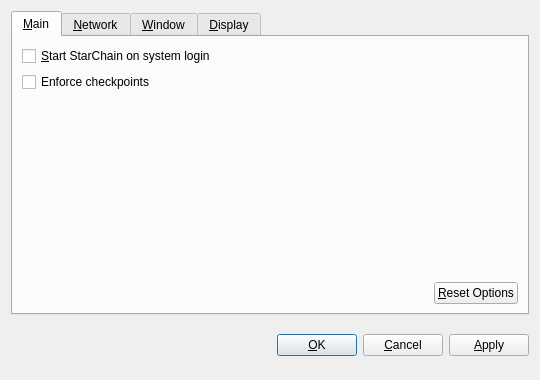
<?xml version="1.0" encoding="UTF-8"?>
<ui version="4.0">
 <class>OptionsDialog</class>
 <widget class="QDialog" name="OptionsDialog">
  <property name="geometry">
   <rect>
    <x>0</x>
    <y>0</y>
    <width>540</width>
    <height>380</height>
   </rect>
  </property>
  <property name="windowTitle">
   <string>Options</string>
  </property>
  <property name="modal">
   <bool>true</bool>
  </property>
  <layout class="QVBoxLayout" name="verticalLayout">
   <item>
    <widget class="QTabWidget" name="tabWidget">
     <property name="tabPosition">
      <enum>QTabWidget::North</enum>
     </property>
     <property name="currentIndex">
      <number>0</number>
     </property>
     <widget class="QWidget" name="tabMain">
      <attribute name="title">
       <string>&amp;Main</string>
      </attribute>
      <layout class="QVBoxLayout" name="verticalLayout_Main">
       <item>
        <widget class="QCheckBox" name="StarChainAtStartup">
         <property name="toolTip">
          <string>Automatically start StarChain after logging in to the system.</string>
         </property>
         <property name="text">
          <string>&amp;Start StarChain on system login</string>
         </property>
        </widget>
       </item>
       <item>
        <widget class="QCheckBox" name="checkpointEnforce">
         <property name="toolTip">
          <string>Check this box to follow the centrally issued checkpoints.</string>
         </property>
         <property name="text">
          <string>Enforce checkpoints</string>
         </property>
        </widget>
       </item>
       <item>
        <spacer name="verticalSpacer_Main">
         <property name="orientation">
          <enum>Qt::Vertical</enum>
         </property>
         <property name="sizeHint" stdset="0">
          <size>
           <width>20</width>
           <height>40</height>
          </size>
         </property>
        </spacer>
       </item>
       <item>
        <layout class="QHBoxLayout" name="horizontalLayout_2_Main">
         <item>
          <spacer name="horizontalSpacer_2_Main">
           <property name="orientation">
            <enum>Qt::Horizontal</enum>
           </property>
           <property name="sizeHint" stdset="0">
            <size>
             <width>40</width>
             <height>20</height>
            </size>
           </property>
          </spacer>
         </item>
         <item>
          <widget class="QPushButton" name="resetButton">
           <property name="toolTip">
            <string>Reset all client options to default.</string>
           </property>
           <property name="text">
            <string>&amp;Reset Options</string>
           </property>
           <property name="autoDefault">
            <bool>false</bool>
           </property>
          </widget>
         </item>
        </layout>
       </item>
      </layout>
     </widget>
     <widget class="QWidget" name="tabNetwork">
      <attribute name="title">
       <string>&amp;Network</string>
      </attribute>
      <layout class="QVBoxLayout" name="verticalLayout_Network">
       <item>
        <widget class="QCheckBox" name="mapPortUpnp">
         <property name="toolTip">
          <string>Automatically open the StarChain client port on the router. This only works when your router supports UPnP and it is enabled.</string>
         </property>
         <property name="text">
          <string>Map port using &amp;UPnP</string>
         </property>
        </widget>
       </item>
       <item>
        <widget class="QCheckBox" name="connectSocks">
         <property name="toolTip">
          <string>Connect to the StarChain network through a SOCKS proxy (e.g. when connecting through Tor).</string>
         </property>
         <property name="text">
          <string>&amp;Connect through SOCKS proxy:</string>
         </property>
        </widget>
       </item>
       <item>
        <layout class="QHBoxLayout" name="horizontalLayout_Network">
         <item>
          <widget class="QLabel" name="proxyIpLabel">
           <property name="text">
            <string>Proxy &amp;IP:</string>
           </property>
           <property name="textFormat">
            <enum>Qt::PlainText</enum>
           </property>
           <property name="buddy">
            <cstring>proxyIp</cstring>
           </property>
          </widget>
         </item>
         <item>
          <widget class="QValidatedLineEdit" name="proxyIp">
           <property name="maximumSize">
            <size>
             <width>140</width>
             <height>16777215</height>
            </size>
           </property>
           <property name="toolTip">
            <string>IP address of the proxy (e.g. 127.0.0.1)</string>
           </property>
          </widget>
         </item>
         <item>
          <widget class="QLabel" name="proxyPortLabel">
           <property name="text">
            <string>&amp;Port:</string>
           </property>
           <property name="textFormat">
            <enum>Qt::PlainText</enum>
           </property>
           <property name="buddy">
            <cstring>proxyPort</cstring>
           </property>
          </widget>
         </item>
         <item>
          <widget class="QLineEdit" name="proxyPort">
           <property name="maximumSize">
            <size>
             <width>55</width>
             <height>16777215</height>
            </size>
           </property>
           <property name="toolTip">
            <string>Port of the proxy (e.g. 9050)</string>
           </property>
          </widget>
         </item>
         <item>
          <widget class="QLabel" name="socksVersionLabel">
           <property name="text">
            <string>SOCKS &amp;Version:</string>
           </property>
           <property name="textFormat">
            <enum>Qt::PlainText</enum>
           </property>
           <property name="buddy">
            <cstring>socksVersion</cstring>
           </property>
          </widget>
         </item>
         <item>
          <widget class="QValueComboBox" name="socksVersion">
           <property name="toolTip">
            <string>SOCKS version of the proxy (e.g. 5)</string>
           </property>
          </widget>
         </item>
         <item>
          <spacer name="horizontalSpacer_Network">
           <property name="orientation">
            <enum>Qt::Horizontal</enum>
           </property>
           <property name="sizeHint" stdset="0">
            <size>
             <width>40</width>
             <height>20</height>
            </size>
           </property>
          </spacer>
         </item>
        </layout>
       </item>
       <item>
        <spacer name="verticalSpacer_Network">
         <property name="orientation">
          <enum>Qt::Vertical</enum>
         </property>
         <property name="sizeHint" stdset="0">
          <size>
           <width>20</width>
           <height>40</height>
          </size>
         </property>
        </spacer>
       </item>
      </layout>
     </widget>
     <widget class="QWidget" name="tabWindow">
      <attribute name="title">
       <string>&amp;Window</string>
      </attribute>
      <layout class="QVBoxLayout" name="verticalLayout_Window">
       <item>
        <widget class="QCheckBox" name="minimizeToTray">
         <property name="toolTip">
          <string>Show only a tray icon after minimizing the window.</string>
         </property>
         <property name="text">
          <string>&amp;Minimize to the tray instead of the taskbar</string>
         </property>
        </widget>
       </item>
       <item>
        <widget class="QCheckBox" name="minimizeOnClose">
         <property name="toolTip">
          <string>Minimize instead of exit the application when the window is closed. When this option is enabled, the application will be closed only after selecting Quit in the menu.</string>
         </property>
         <property name="text">
          <string>M&amp;inimize on close</string>
         </property>
        </widget>
       </item>
       <item>
        <spacer name="verticalSpacer_Window">
         <property name="orientation">
          <enum>Qt::Vertical</enum>
         </property>
         <property name="sizeHint" stdset="0">
          <size>
           <width>20</width>
           <height>40</height>
          </size>
         </property>
        </spacer>
       </item>
      </layout>
     </widget>
     <widget class="QWidget" name="tabDisplay">
      <attribute name="title">
       <string>&amp;Display</string>
      </attribute>
      <layout class="QVBoxLayout" name="verticalLayout_Display">
       <item>
        <layout class="QHBoxLayout" name="horizontalLayout_1_Display">
         <item>
          <widget class="QLabel" name="langLabel">
           <property name="text">
            <string>User Interface &amp;language:</string>
           </property>
           <property name="textFormat">
            <enum>Qt::PlainText</enum>
           </property>
           <property name="buddy">
            <cstring>lang</cstring>
           </property>
          </widget>
         </item>
         <item>
          <widget class="QValueComboBox" name="lang">
           <property name="toolTip">
            <string>The user interface language can be set here. This setting will take effect after restarting StarChain.</string>
           </property>
          </widget>
         </item>
        </layout>
       </item>
       <item>
        <layout class="QHBoxLayout" name="horizontalLayout_2_Display">
         <item>
          <widget class="QLabel" name="unitLabel">
           <property name="text">
            <string>&amp;Unit to show amounts in:</string>
           </property>
           <property name="textFormat">
            <enum>Qt::PlainText</enum>
           </property>
           <property name="buddy">
            <cstring>unit</cstring>
           </property>
          </widget>
         </item>
         <item>
          <widget class="QValueComboBox" name="unit">
           <property name="toolTip">
            <string>Choose the default subdivision unit to show in the interface and when sending coins.</string>
           </property>
          </widget>
         </item>
        </layout>
       </item>
       <item>
        <widget class="QCheckBox" name="displayAddresses">
         <property name="toolTip">
          <string>Whether to show StarChain addresses in the transaction list or not.</string>
         </property>
         <property name="text">
          <string>&amp;Display addresses in transaction list</string>
         </property>
        </widget>
       </item>
       <item>
         <widget class="QCheckBox" name="coinControlFeatures">
           <property name="toolTip">
            <string>Whether to show coin control features or not.</string>
           </property>
           <property name="text">
            <string>Display coin &amp;control features (experts only!)</string>
           </property>
         </widget>
       </item>
       <item>
        <spacer name="verticalSpacer_Display">
         <property name="orientation">
          <enum>Qt::Vertical</enum>
         </property>
         <property name="sizeHint" stdset="0">
          <size>
           <width>20</width>
           <height>40</height>
          </size>
         </property>
        </spacer>
       </item>
      </layout>
     </widget>
    </widget>
   </item>
   <item>
    <layout class="QHBoxLayout" name="horizontalLayout_Buttons">
     <item>
      <spacer name="horizontalSpacer_1">
       <property name="orientation">
        <enum>Qt::Horizontal</enum>
       </property>
       <property name="sizeHint" stdset="0">
        <size>
         <width>40</width>
         <height>48</height>
        </size>
       </property>
      </spacer>
     </item>
     <item>
      <widget class="QLabel" name="statusLabel">
       <property name="font">
        <font>
         <weight>75</weight>
         <bold>true</bold>
        </font>
       </property>
       <property name="text">
        <string/>
       </property>
       <property name="textFormat">
        <enum>Qt::PlainText</enum>
       </property>
       <property name="wordWrap">
        <bool>true</bool>
       </property>
      </widget>
     </item>
     <item>
      <spacer name="horizontalSpacer_2">
       <property name="orientation">
        <enum>Qt::Horizontal</enum>
       </property>
       <property name="sizeHint" stdset="0">
        <size>
         <width>40</width>
         <height>48</height>
        </size>
       </property>
      </spacer>
     </item>
     <item>
      <widget class="QPushButton" name="okButton">
       <property name="text">
        <string>&amp;OK</string>
       </property>
      </widget>
     </item>
     <item>
      <widget class="QPushButton" name="cancelButton">
       <property name="text">
        <string>&amp;Cancel</string>
       </property>
       <property name="autoDefault">
        <bool>false</bool>
       </property>
      </widget>
     </item>
     <item>
      <widget class="QPushButton" name="applyButton">
       <property name="text">
        <string>&amp;Apply</string>
       </property>
       <property name="autoDefault">
        <bool>false</bool>
       </property>
      </widget>
     </item>
    </layout>
   </item>
  </layout>
 </widget>
 <customwidgets>
  <customwidget>
   <class>StarChainAmountField</class>
   <extends>QSpinBox</extends>
   <header>StarChainamountfield.h</header>
  </customwidget>
  <customwidget>
   <class>QValueComboBox</class>
   <extends>QComboBox</extends>
   <header>qvaluecombobox.h</header>
  </customwidget>
  <customwidget>
   <class>QValidatedLineEdit</class>
   <extends>QLineEdit</extends>
   <header>qvalidatedlineedit.h</header>
  </customwidget>
 </customwidgets>
 <resources/>
 <connections/>
</ui>
